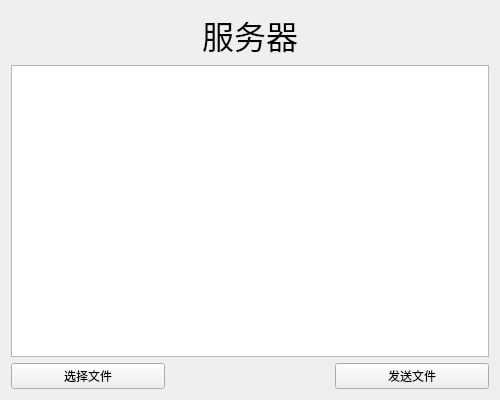
<?xml version="1.0" encoding="UTF-8"?>
<ui version="4.0">
 <class>Widget</class>
 <widget class="QWidget" name="Widget">
  <property name="geometry">
   <rect>
    <x>0</x>
    <y>0</y>
    <width>500</width>
    <height>400</height>
   </rect>
  </property>
  <property name="windowTitle">
   <string>Widget</string>
  </property>
  <layout class="QGridLayout" name="gridLayout">
   <item row="0" column="0">
    <spacer name="horizontalSpacer">
     <property name="orientation">
      <enum>Qt::Horizontal</enum>
     </property>
     <property name="sizeHint" stdset="0">
      <size>
       <width>252</width>
       <height>20</height>
      </size>
     </property>
    </spacer>
   </item>
   <item row="0" column="1" colspan="2">
    <widget class="QLabel" name="label">
     <property name="font">
      <font>
       <family>华文楷体</family>
       <pointsize>24</pointsize>
      </font>
     </property>
     <property name="text">
      <string>服务器</string>
     </property>
     <property name="alignment">
      <set>Qt::AlignCenter</set>
     </property>
    </widget>
   </item>
   <item row="0" column="3">
    <spacer name="horizontalSpacer_2">
     <property name="orientation">
      <enum>Qt::Horizontal</enum>
     </property>
     <property name="sizeHint" stdset="0">
      <size>
       <width>252</width>
       <height>20</height>
      </size>
     </property>
    </spacer>
   </item>
   <item row="2" column="2">
    <spacer name="horizontalSpacer_3">
     <property name="orientation">
      <enum>Qt::Horizontal</enum>
     </property>
     <property name="sizeHint" stdset="0">
      <size>
       <width>251</width>
       <height>20</height>
      </size>
     </property>
    </spacer>
   </item>
   <item row="1" column="0" colspan="4">
    <widget class="QTextEdit" name="textEdit"/>
   </item>
   <item row="2" column="0">
    <widget class="QPushButton" name="btnSelectFile">
     <property name="text">
      <string>选择文件</string>
     </property>
    </widget>
   </item>
   <item row="2" column="3">
    <widget class="QPushButton" name="btnSendFile">
     <property name="text">
      <string>发送文件</string>
     </property>
    </widget>
   </item>
  </layout>
 </widget>
 <resources/>
 <connections/>
</ui>
